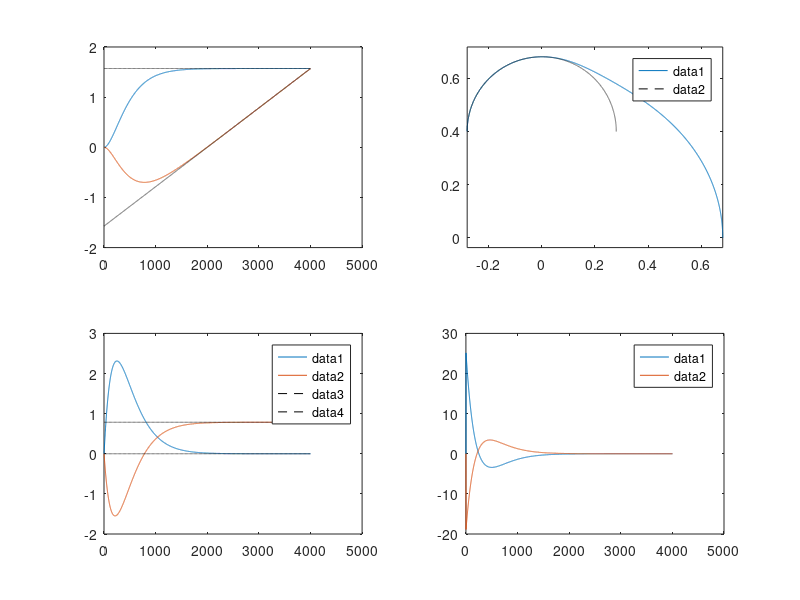

Write MATLAB code to recreate this figure.
% dynamics2R
% M ddot q + H + G = tau 
clear

g = 9.8;
T = 0.001;
m1 = 0.7;
m2 = 0.5;
l1 = 0.4;
l2 = 0.28;

theta1 = 0;
theta2 = 0;

dottheta1 = 0;
dottheta2 = 0;

q = [theta1,theta2]';
dotq = [dottheta1,dottheta2]';
ddotq = zeros(2,1);
x = l1*cos(theta1) + l2*cos(theta1+theta2);
y = l1*sin(theta1) + l2*sin(theta1+theta2);

q_his = [];
dotq_his = [];
ddotq_his = [];
x_his = [];
y_his = [];
q_his = [q_his,q];
dotq_his = [dotq_his,dotq];
ddotq_his = [ddotq_his,ddotq];
x_his = [x_his,x];
y_his = [y_his,y];

xd_his = [];
yd_his = [];
%% d
step = 4000;
qd = [pi/2*ones(1,step+1);linspace(-pi/2, pi/2, step+1)];
dotqd = [0;pi / (step * T)];
ddotqd = 0;

%% control
kv = 8;
kp = 16;

for i=1:step
    % tau = [1;2];
    
    M = [(m1+m2)*l1^2 + m2*l2^2 + 2*m2*l1*l2*cos(theta2), m2*l2^2 + m2*l1*l2*cos(theta2);
        m2*l1*l2*cos(theta2)+m2*l2^2, m2*l2^2];
    H = [-m2*l1*l2*sin(theta2)*dottheta2^2 - 2*m2*l1*l2*sin(theta2)*dottheta1*dottheta2;
        m2*l1*l2*sin(theta2)*dottheta1^2];
    G = [m2*l2*g*cos(theta1+theta2) + (m1+m2)*l1*g*cos(theta1);
        m2*l2*g*cos(theta1+theta2)];

    tau = M * (ddotqd + kv * (dotqd - dotq) + kp * (qd(:,i) - q)) + H + G;
    
    ddotq = M\(tau - H - G);

    dotq = dotq + ddotq * T;
    q = q + dotq * T;

    x = l1*cos(q(1)) + l2*cos(q(1)+q(2));
    y = l1*sin(q(1)) + l2*sin(q(1)+q(2));
    q_his = [q_his,q];
    dotq_his = [dotq_his,dotq];
    ddotq_his = [ddotq_his,ddotq];
    x_his = [x_his,x];
    y_his = [y_his,y];

    xd = l1*cos(qd(1,i)) + l2*cos(qd(1,i)+qd(2,i));
    yd = l1*sin(qd(1,i)) + l2*sin(qd(1,i)+qd(2,i));
    xd_his = [xd_his,xd];
    yd_his = [yd_his,yd];
end

figure
subplot(221)
plot(q_his')
hold on
plot(qd','k--')


subplot(222)
plot(x_his,y_his)
hold on
plot(xd_his,yd_his,'k--')
legend
axis equal

subplot(223)
plot(dotq_his')
hold on
plot([dotqd(1)*ones(step,1),dotqd(2)*ones(step,1)],'k--')
legend

subplot(224)
plot(ddotq_his')
legend